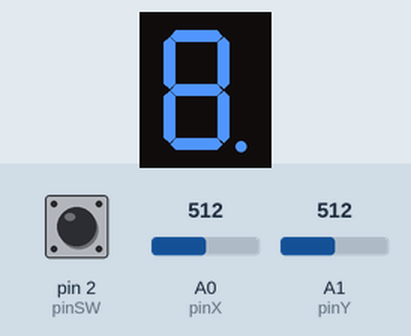
The sketch below on a simulated Arduino Uno, built with avr-gcc and run on an emulated ATmega328P. Shown: 1-digit seven-segment display. Wiring (inferred from the names in the program): 1-digit 7-segment display, segments lit when LOW: segments pin 10, pin 9, pin 8, pin 7, pin 6, pin 5, pin 4, pin 12. The inputs (shaded band) are chosen by the test bench; at power-on: A0 (pinX) = 512, pin 2 (pinSW) HIGH, A1 (pinY) = 512. The segment pins are drawn as the display they are named for.

Above: at 1.2 s.
1.3 s: A0 (pinX) set to 290
Timing chart, 0 to 4.3 s (numbered marks = the images above; inputs shaded):
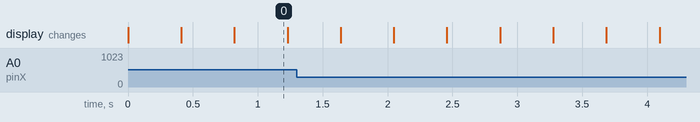

Measured:
- what the display in image 0 shows lasts 0.4 s, from 0.8 s to 1.2 s

The sketch:

homework4.ino
```cpp
// Declare all the joystick pins
const int pinSW = 2; // Digital pin connected to switch output
const int pinX = A0; // A0 - Analog pin connected to X output
const int pinY = A1; // A1 - Analog pin connected to Y output

// Declare all the segments pins
const int pinA = 12;
const int pinB = 10;
const int pinC = 9;
const int pinD = 8;
const int pinE = 7;
const int pinF = 6;
const int pinG = 5;
const int pinDP = 4;

const int segSize = 8;
int index = 7;

byte swState = LOW;
int xValue = 0;
int yValue = 0;

bool joyMoved = false;
int minThreshold = 300;
int maxThreshold = 800;

int segments[segSize] = {
  pinA, pinB, pinC, pinD, pinE, pinF, pinG, pinDP
};

int pinLeds[] = { 0, 0, 0, 0, 0, 0, 0, 0};

const int directions[] = {
  0, //up
  1, //down
  2, //left
  3  //right
};

const int noOfDirections = 4;
int indexDirection = -1;

byte currentSegm = LOW;

long long lastDebounce = 0;
const int delayDebounce = 50;

long long buttonDebounce = 0;
const int resetTime = 3000;

byte buttonPressed = false;

const int on = 1;
const int off = 0;

const int up = 0;
const int down = 1;
const int left = 2;
const int right = 3;
const int middle = -1;

//ledurile care ar trebui sa fie selectate in functie de pozitia curenta si directie
const int nextStep[noOfDirections][segSize] = {
  //      a     b     c     d     e     f     g     dp
//up
          0,    0,    6,    6,    6,    0,    0,    7,
//down
          6,    6,    3,    3,    3,    6,    3,    7,
//left
          5,    5,    4,    4,    4,    5,    6,    2,
//right
          1,    1,    7,    2,    2,    1,    6,    7
};

//daca apesi 5 sec pe buton si ledul curent este dp sa se rezeteze
void resetDisplay(){
  for (int i = 0; i < segSize; i++) {
    pinLeds[i] = off;
  }
  index = 7;
}

void setLeds(){
  for(int i = 0; i < segSize; i++)
    if(i != index){
    digitalWrite(segments[i], pinLeds[i]);
  }
}

void setup() {
  for (int i = 0; i < segSize; i++) {
    pinMode(segments[i], OUTPUT);
  }

  pinMode(pinSW, INPUT_PULLUP);//buton
  pinMode(pinX, INPUT_PULLUP);//Ox
  pinMode(pinY, INPUT_PULLUP);//Oy

  Serial.begin(9600);
}

void loop() {
  xValue = analogRead(pinX);
  yValue = analogRead(pinY);
  swState = digitalRead(pinSW);

  setLeds();

  if(xValue >= minThreshold && yValue >= minThreshold && xValue <= maxThreshold && yValue <= maxThreshold)
  {
    joyMoved = false;
    indexDirection = middle;
  }
  else
  {
    if(xValue < minThreshold) //left
      indexDirection = left;
    else{

      if(xValue > maxThreshold) //right
        indexDirection = right;
      else{

        if(yValue < minThreshold) //down
          indexDirection = down;
        else{

          if(yValue > maxThreshold) //up
            indexDirection = up;
        }
      }
    }
  }

  if(!swState && indexDirection == middle)
  {
      if(!buttonDebounce)
        buttonDebounce = millis();
      else
        //daca butonul este apasat 5 sec si ledul curent este dp => reset
        if(millis() - buttonDebounce > resetTime)
          {
            resetDisplay();
            buttonDebounce = millis();
          }
        //daca trebuie aprins/stins ledul curent
        else
          {
            if(millis() - buttonDebounce > delayDebounce && !buttonPressed)
            {
              buttonPressed = on;
              pinLeds[index] = !pinLeds[index]; //schimbam starea ledului curent
              buttonDebounce = millis();
            }
          }
  }
  else
    {
      buttonDebounce = off;
      buttonPressed = off;
    }


  digitalWrite(segments[index],LOW);
  if(!joyMoved && indexDirection != middle)
  {
    joyMoved = on;
    index = nextStep[indexDirection][index];
  }
  if(millis() - lastDebounce > delayDebounce || !lastDebounce )
  {
    lastDebounce = millis();
    currentSegm = !currentSegm;
    digitalWrite(segments[index],currentSegm);
  }


}
```
